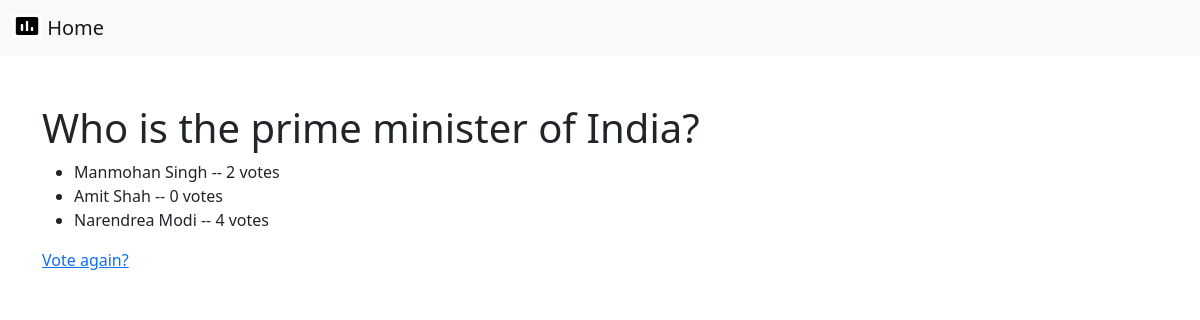
Page /polls/6/results on the earlier database version.
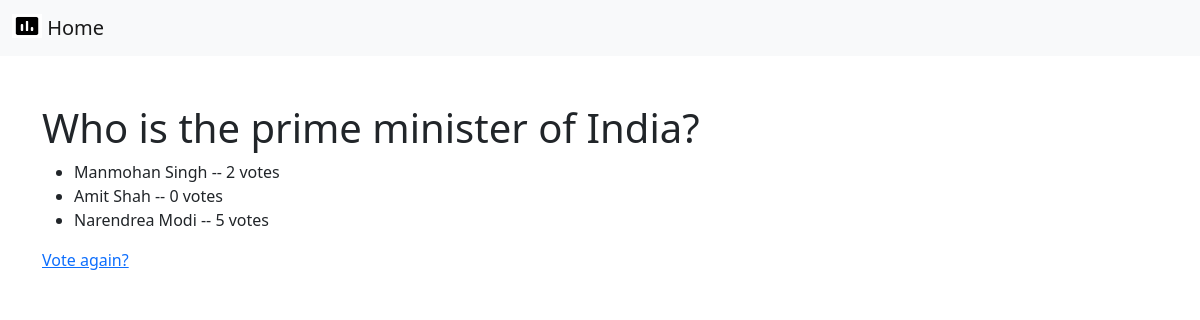
Same page on the later database version.
### polls/models.py (models this page shows, shortened)
class Choice(models.Model):
  question = models.ForeignKey(Question, on_delete=models.CASCADE)
  choice_text = models.CharField(max_length=200)
  votes = models.IntegerField(default=0)

### polls/views.py (the view)
# urls.py: path('<int:pk>/results', views.ResultsView.as_view(), name='results'),
class ResultsView(generic.DetailView):
    model = Question
    template_name = 'polls/results.html'

### polls/templates/polls/results.html
{% include 'polls/base.html' %}
{% block content %}
<div class="container mt-5">
  <h1>{{ question.question_text }}</h1>
<ul>
{% for choice in question.choice_set.all %}
    <li>{{ choice.choice_text }} -- {{ choice.votes }} vote{{ choice.votes|pluralize }}</li>
{% endfor %}
</ul>
<a href="{% url 'polls:detail' question.id %}">Vote again?</a>
</div>
{% endblock content %}

Differences in the rows shown:
changed Choice "Narendrea Modi": votes "4" → "5"
